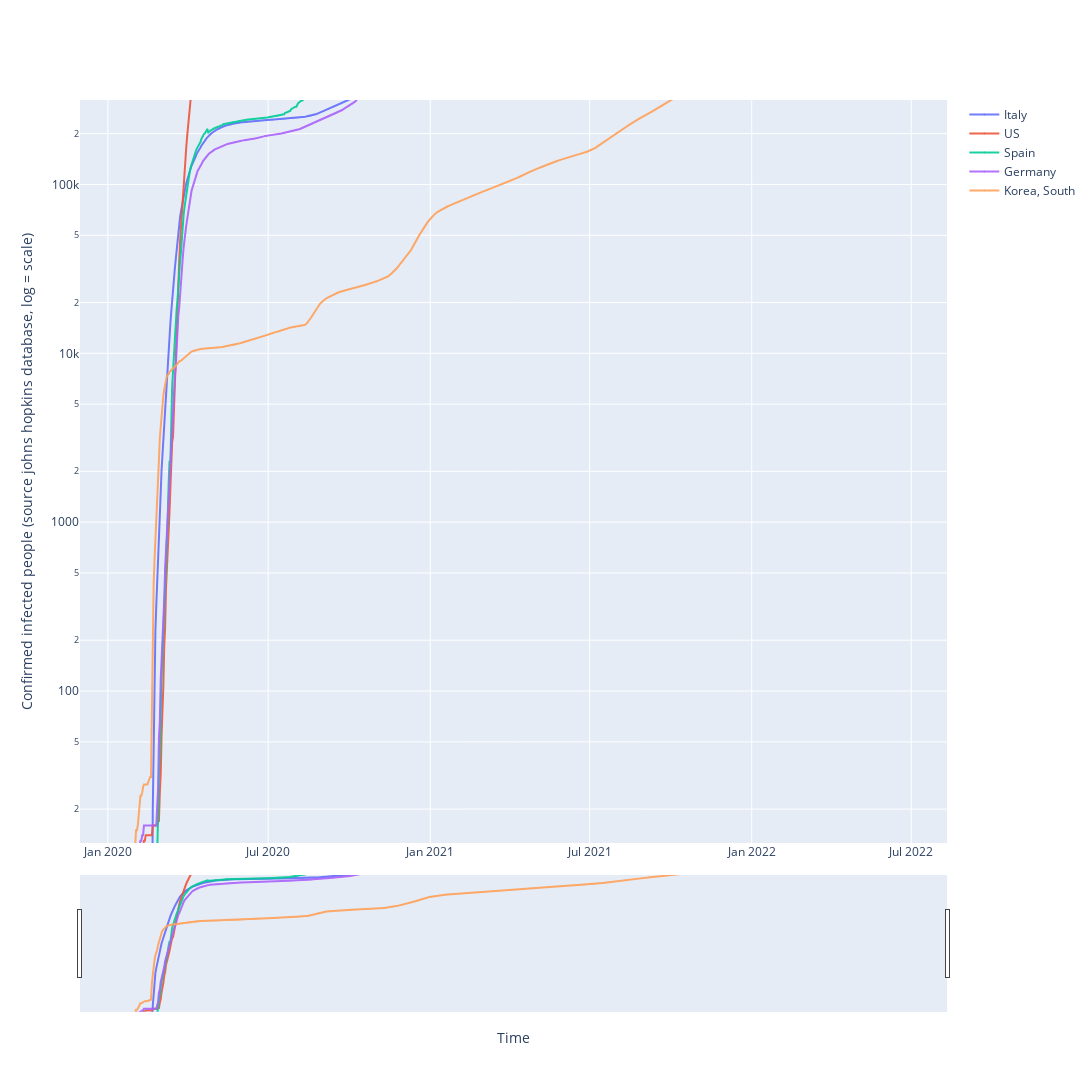

The cell this chart's notebook holds for it:
### Code cell
fig = go.Figure()
for each in country_list:
    fig.add_trace(
        go.Scatter(x=df_plot.date,
                   y=df_plot[each],
                   mode='markers+lines',
                   opacity=0.9,
                   line_width=2,
                   marker_size=1,
                   name=each))
fig.update_layout(
    width=1600,
    height=1200,
    xaxis_title='Time',
    yaxis_title=
    'Confirmed infected people (source johns hopkins database, log = scale)')

fig.update_yaxes(type='log', range=[1.1, 5.5])

fig.update_layout(xaxis_rangeslider_visible=True)
# fig.show(renderer = 'chrome')
fig.show()

### Figure 1 — Plotly figure (JSON) as saved in the notebook; plotly's stock layout.template omitted (floating-point values rounded to 4 significant figures; data arrays with more than 128 entries replaced by an {"elided": "..."} marker saying what was removed)
{"data": [{"line": {"width": 2}, "marker": {"size": 1}, "mode": "markers+lines", "name": "Italy", "opacity": 0.9, "type": "scatter", "x": {"elided": "880 str values"}, "y": {"elided": "880 int values"}}, {"line": {"width": 2}, "marker": {"size": 1}, "mode": "markers+lines", "name": "US", "opacity": 0.9, "type": "scatter", "x": {"elided": "880 str values"}, "y": {"elided": "880 int values"}}, {"line": {"width": 2}, "marker": {"size": 1}, "mode": "markers+lines", "name": "Spain", "opacity": 0.9, "type": "scatter", "x": {"elided": "880 str values"}, "y": {"elided": "880 int values"}}, {"line": {"width": 2}, "marker": {"size": 1}, "mode": "markers+lines", "name": "Germany", "opacity": 0.9, "type": "scatter", "x": {"elided": "880 str values"}, "y": {"elided": "880 int values"}}, {"line": {"width": 2}, "marker": {"size": 1}, "mode": "markers+lines", "name": "Korea, South", "opacity": 0.9, "type": "scatter", "x": {"elided": "880 str values"}, "y": {"elided": "880 int values"}}], "layout": {"height": 1200, "width": 1600, "xaxis": {"rangeslider": {"visible": true}, "title": {"text": "Time"}}, "yaxis": {"range": [1.1, 5.5], "title": {"text": "Confirmed infected people (source johns hopkins database, log = scale)"}, "type": "log"}}}
